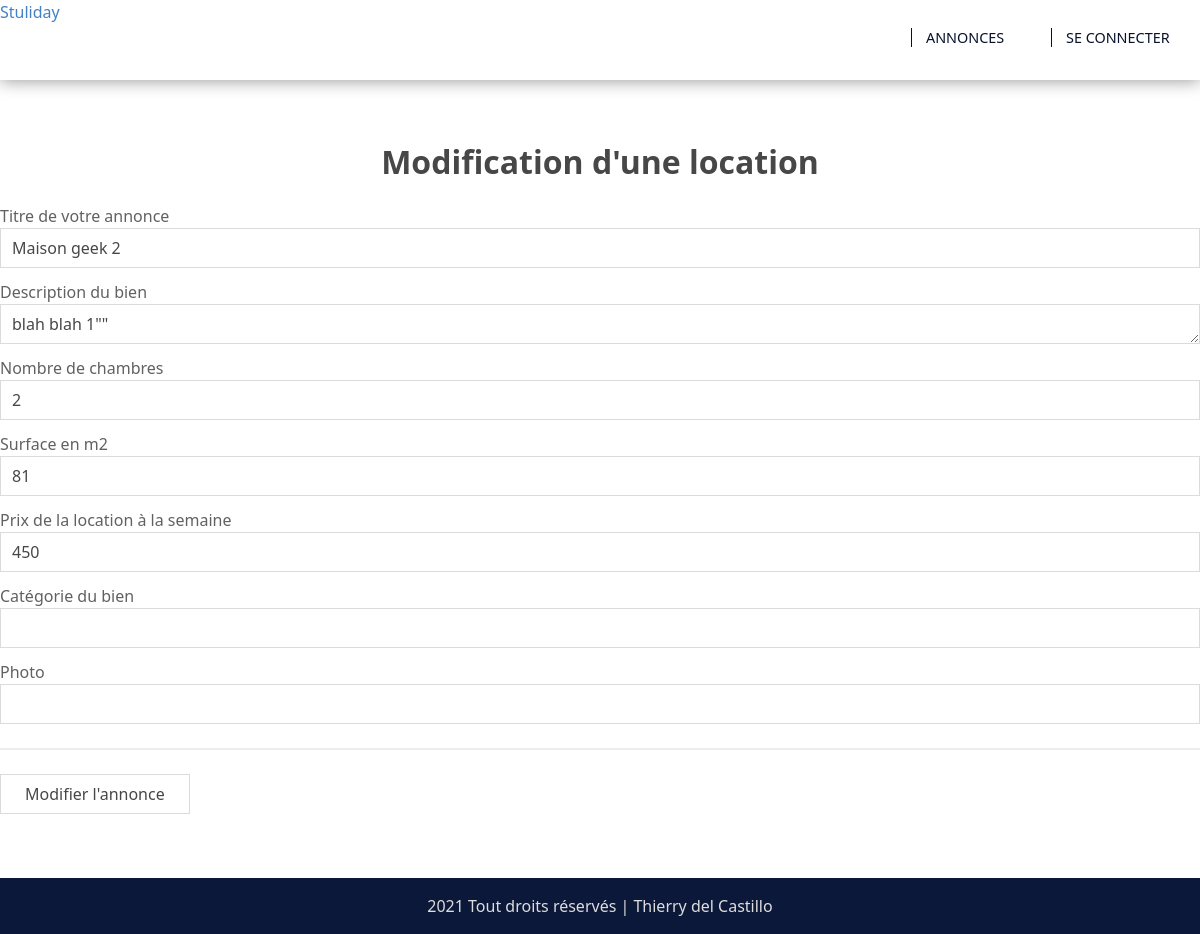
The page /editproduct.php?id=18 on the database its author committed.
### tables this page shows
CREATE TABLE IF NOT EXISTS `biens` (
  `id` int(10) NOT NULL AUTO_INCREMENT,
  `title` varchar(255) NOT NULL,
  `photo` varchar(255) NOT NULL,
  `description` text NOT NULL,
  `country` varchar(255) NOT NULL DEFAULT 'France',
  `surface` int(10) NOT NULL,
  `bedroom_number` int(4) NOT NULL,
  `price` int(10) NOT NULL,
  `category_id` int(10) NOT NULL,
  `author_id` int(10) NOT NULL,
  PRIMARY KEY (`id`)
);

### editproduct.php (the view, shortened to what this page needs)
<?php include('inc/header.php'); ?>
<?php
    $id = $_GET['id'];
    $categories = $connect->query('SELECT * FROM categories')->fetchAll();
    $sth = $connect->query(
        "SELECT b.*, u.name as username, c.name as category
        FROM biens AS b
        LEFT JOIN users AS u ON b.author_id = u.id
        LEFT JOIN categories AS c ON b.category_id = c.id
        WHERE b.id = {$id}");
    $location = $sth->fetch(PDO::FETCH_ASSOC);
?>
<section id="addproducts">
    <div class="container">
        <div class="columns is-centered">
            <div class="column is-12">
                <div class="content">
                    <h1 class="block">Modification d'une location</h1>
                    <form action="#" method="post">
                        <div class="field">
                            <label for="inputTitle" required>Titre de votre annonce</label>
                            <input class="input" type="text" name="title" id="inputTitle" value="<?php echo $location['title']?>" required>
                        </div>
                        <div class="field">
                            <label for="inputDescription">Description du bien</label>
                            <textarea class="input" type="text" name="description" id="inputDescription" required><?php echo $location['description']?>"</textarea>
                        </div>
                        <div class="field">
                            <label for="InputBedroomsNumber">Nombre de chambres</label>
                            <input class="input" type="number" min="1" name="bedroom_number" id="InputBedroomsNumber" value="<?php echo $location['bedroom_number']?>" required></input>
                        </div>
                        <div class="field">
                            <label for="InputSurface">Surface en m2</label>
                            <input class="input" type="number" min="1" name="surface" id="InputSurface" value="<?php echo $location['surface']?>" required></input>
                        </div>
                        <div class="field">
                            <label for="inputPrice">Prix de la location à la semaine</label>
                            <input class="input" type="number" min="1" max="999999" name="price" id="inputPrice" value="<?php echo $location['price']?>" required>
                        </div>
                        <div class="field">
                            <label for="inputCategory">Catégorie du bien</label>
                            <select class="input" name="category" id="inputCategory" required>
                            <option value="<?php echo $location['id']; ?>"><?php echo $location['category'];?></option>
                            <?php
                                foreach ($categories as $category) {
                            ?>
                                <option value="<?php echo $category['id']?>"><?php echo $category['name']?></option>
                            <?php
                                }
                            ?>
                            </select>
                        </div>
                        <div class="field">
                            <label for="inputPhoto">Photo</label>
                            <input class="input" type="text" name="photo" id="inputPhoto" value="<?php echo $location['photo']?>">
                        </div>
                        <hr>
                        <div class="field">
                            <input class="button block" type="submit" name="submit" value="Modifier l'annonce">
                        </div>
                    </form>
                </div>
            </div>
        </div>
    </div>
</section>
<?php include('inc/footer.php'); ?>

### rows shown on the page
biens: title "Maison geek 2", description "blah blah 1\"\"", bedroom_number "2", surface "81", price "450"
